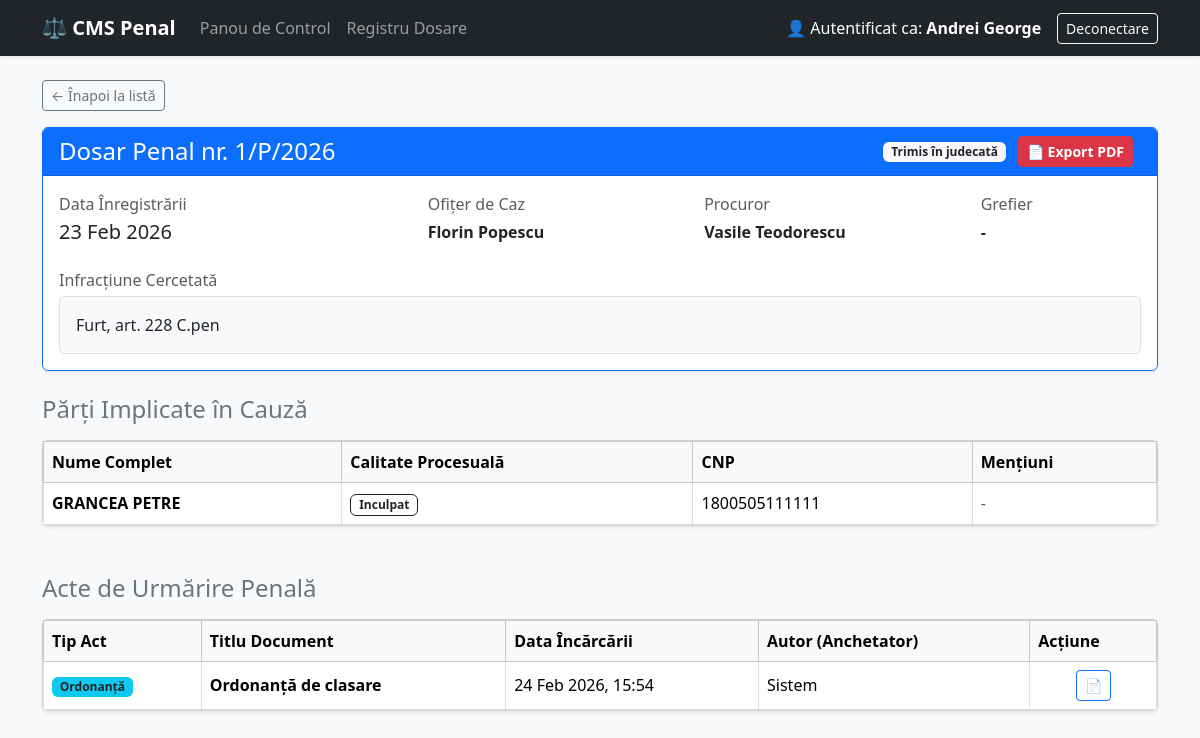
Screenshot of /cases/1/ (signed in) with the database file from the repository.
### accounts/models.py (models this page shows, shortened)
class CustomUser(AbstractUser):
    class Role(models.TextChoices):
        PROCUROR = 'PROCUROR', 'Procuror'
        POLITIST = 'POLITIST', 'Ofițer de Poliție Judiciară'
        GREFIER = 'GREFIER', 'Grefier'
        ADMIN = 'ADMIN', 'Administrator Sistem'
    rol = models.CharField(
        max_length=20,
        choices=Role.choices,
        default=Role.POLITIST,
        help_text="Rolul utilizatorului în sistemul de management al dosarelor."
    )
    grad_profesional = models.CharField(
        max_length=100,
        blank=True,
        null=True,
        help_text="Ex: Inspector principal, Comisar șef"
    )
    unitate = models.CharField(
        max_length=150,
        blank=True,
        null=True,
        help_text="Ex: Parchetul de pe lângă Judecătoria Sector 1 / SIC Brașov"
    )

### cases/models.py (models this page shows, shortened)
class Dosar(models.Model):
    class Stadiu(models.TextChoices):
        IN_LUCRU = 'IN_LUCRU', 'În lucru la Poliție'
        LA_PROCUROR = 'LA_PROCUROR', 'Înaintat la Procuror'
        CLASAT = 'CLASAT', 'Clasat'
        TRIMIS_IN_JUDECATA = 'TRIMIS_IN_JUDECATA', 'Trimis în judecată'
        SUSPENDAT = 'SUSPENDAT', 'Suspendat'
    numar_unic = models.CharField(max_length=50, unique=True, help_text="Ex: 123/P/2026")
    data_inregistrarii = models.DateField(auto_now_add=True) # Se completează automat la creare
    infractiune_cercetata = models.TextField(help_text="Descrierea faptei și încadrarea juridică (ex: Furt calificat, art. 229 C.pen)")
    stadiu = models.CharField(max_length=20, choices=Stadiu.choices, default=Stadiu.IN_LUCRU)
    ofiter_caz = models.ForeignKey(
        settings.AUTH_USER_MODEL,
        on_delete=models.SET_NULL,
        null=True,
        blank=True,
        related_name='dosare_instrumentate'
    )
    procuror_caz = models.ForeignKey(
        settings.AUTH_USER_MODEL,
        on_delete=models.SET_NULL,
        null=True,
        blank=True,
        related_name='dosare_supravegheate'
    )
    grefier_caz = models.ForeignKey(
        settings.AUTH_USER_MODEL,
        on_delete=models.SET_NULL,
        null=True,
        blank=True,
        related_name='dosare_gestionate'
    )
    class Meta:
        verbose_name = "Dosar Penal"
        verbose_name_plural = "Dosare Penale"
        ordering = ['-data_inregistrarii'] # Sortează descrescător după dată
    def are_drepturi_editare(self, utilizator):
        if not utilizator.is_authenticated:
            return False
        if utilizator.is_superuser or utilizator.rol == 'ADMIN':
            return True
        utilizator_id = utilizator.pk
        echipa_dosar_ids = [
            self.ofiter_caz_id,
            self.procuror_caz_id,
            self.grefier_caz_id
        ]
        if utilizator_id in echipa_dosar_ids:
            return True
        return False

class ParteImplicata(models.Model):
    class Calitate(models.TextChoices):
        SUSPECT = 'SUSPECT', 'Suspect'
        INCULPAT = 'INCULPAT', 'Inculpat'
        PARTE_VATAMATA = 'PARTE_VATAMATA', 'Parte Vătămată'
        PARTE_CIVILA = 'PARTE_CIVILA', 'Parte Civilă'
        MARTOR = 'MARTOR', 'Martor'
    dosar = models.ForeignKey(Dosar, on_delete=models.CASCADE, related_name='parti_implicate')
    nume_complet = models.CharField(max_length=150)
    cnp = models.CharField(max_length=13, blank=True, null=True, verbose_name="CNP")
    calitate_procesuala = models.CharField(max_length=20, choices=Calitate.choices)
    mentiuni = models.TextField(blank=True, null=True, help_text="Alte date de contact, antecedente, etc.")
    class Meta:
        verbose_name = "Parte Implicată"
        verbose_name_plural = "Părți Implicate"

### documents/models.py (models this page shows, shortened)
class ActUrmarire(models.Model):
    class TipDocument(models.TextChoices):
        ORDONANTA = 'ORDONANTA', 'Ordonanță'
        REFERAT = 'REFERAT', 'Referat'
        DECLARATIE = 'DECLARATIE', 'Declarație'
        PROCES_VERBAL = 'PROCES_VERBAL', 'Proces-Verbal'
        ALTUL = 'ALTUL', 'Alt tip de act'
    titlu = models.CharField(max_length=255)
    tip = models.CharField(max_length=20, choices=TipDocument.choices, default=TipDocument.ORDONANTA)
    dosar = models.ForeignKey(Dosar, on_delete=models.CASCADE, related_name='documente')
    autor = models.ForeignKey(settings.AUTH_USER_MODEL, on_delete=models.SET_NULL, null=True)
    fisier = models.FileField(upload_to='acte_penale/%Y/%m/')
    data_incarcarii = models.DateTimeField(auto_now_add=True)
    descriere_scurta = models.TextField(blank=True, null=True, help_text="Rezumatul actului (opțional)")
    class Meta:
        verbose_name = "Act de Urmărire Penală"
        verbose_name_plural = "Acte de Urmărire Penală"
        ordering = ['-data_incarcarii']

### cases/views.py (the view, shortened to what this page needs)
# urls.py: path('<int:pk>/', views.detalii_dosar, name='detalii_dosar'),
@login_required
def detalii_dosar(request, pk):
    dosar = get_object_or_404(Dosar, pk=pk)
    poate_edita = dosar.are_drepturi_editare(request.user)
    form_document = DocumentForm()
    form_parte = ParteImplicataForm()
    context = {
            'dosar': dosar,
            'form_document': form_document, # sau cum le-ai numit
            'form_parte': form_parte,
            'poate_edita': poate_edita # <--- VERIFICĂ SĂ AI ACEASTĂ LINIE! Fără ea, HTML-ul crede că e False.
        }
    return render(request, 'cases/detalii_dosar.html', context)

### cases/templates/cases/detalii_dosar.html (shortened to what this page needs)
{% extends 'base.html' %}
{% block content %}
<a href="{% url 'cases:lista_dosare' %}" class="btn btn-outline-secondary btn-sm mb-3">← Înapoi la listă</a>
<div class="card shadow-sm mb-4 border-primary">
    <div class="card-header bg-primary text-white d-flex justify-content-between align-items-center">
        <h4 class="mb-0">Dosar Penal nr. {{ dosar.numar_unic }}</h4>
        <div>
            <span class="badge bg-light text-dark me-2">{{ dosar.get_stadiu_display }}</span>
            <a href="{% url 'cases:generare_pdf_dosar' dosar.pk %}" class="btn btn-sm btn-danger fw-bold me-2">
                📄 Export PDF
            </a>
        </div>
    </div>
    <div class="card-body">
        <div class="row mb-3">
            <div class="col-md-4">
                <p class="mb-1 text-muted">Data Înregistrării</p>
                <h5>{{ dosar.data_inregistrarii|date:"d M Y" }}</h5>
            </div>
            <div class="col-md-3">
                <p class="mb-1 text-muted">Ofițer de Caz</p>
                <strong>
                    {% if dosar.ofiter_caz %}
                        {{ dosar.ofiter_caz.get_full_name|default:dosar.ofiter_caz.username }}
                    {% else %}
                        -
                    {% endif %}
                </strong>
            </div>
            <div class="col-md-3">
                <p class="mb-1 text-muted">Procuror</p>
                <strong>
                    {% if dosar.procuror_caz %}
                        {{ dosar.procuror_caz.get_full_name|default:dosar.procuror_caz.username }}
                    {% else %}
                        -
                    {% endif %}
                </strong>
            </div>
            <div class="col-md-2">
                <p class="mb-1 text-muted">Grefier</p>
                <strong>
                    {% if dosar.grefier_caz %}
                        {{ dosar.grefier_caz.get_full_name|default:dosar.grefier_caz.username }}
                    {% else %}
                        -
                    {% endif %}
                </strong>
            </div>
        </div>
        <div class="row">
            <div class="col-12">
                <p class="mb-1 text-muted">Infracțiune Cercetată</p>
                <div class="p-3 bg-light border rounded">{{ dosar.infractiune_cercetata }}</div>
            </div>
        </div>
    </div>
</div>
<div class="d-flex justify-content-between align-items-center mb-3">
    <h4 class="text-secondary mb-0">Părți Implicate în Cauză</h4>
</div>
<div class="card shadow-sm">
    <div class="card-body p-0">
        <table class="table table-bordered mb-0">
            <thead class="table-light">
                <tr>
                    <th>Nume Complet</th>
                    <th>Calitate Procesuală</th>
                    <th>CNP</th>
                    <th>Mențiuni</th>
                </tr>
            </thead>
            <tbody>
                {% for parte in dosar.parti_implicate.all %}
                    <tr>
                        <td class="align-middle"><strong>{{ parte.nume_complet }}</strong></td>
                        <td class="align-middle"><span class="badge border border-dark text-dark">{{ parte.get_calitate_procesuala_display }}</span></td>
                        <td class="align-middle">{{ parte.cnp|default:"-" }}</td>
                        <td class="text-muted align-middle">{{ parte.mentiuni|default:"-" }}</td>
                    </tr>
                {% empty %}
                    <tr>
                        <td colspan="4" class="text-center py-3">Nicio persoană înregistrată în acest dosar.</td>
                    </tr>
                {% endfor %}
            </tbody>
        </table>
    </div>
</div>
<div class="d-flex justify-content-between align-items-center mb-3 mt-5">
    <h4 class="text-secondary mb-0">Acte de Urmărire Penală</h4>
</div>
<div class="card shadow-sm mb-5">
    <div class="card-body p-0">
        <table class="table table-hover table-bordered mb-0">
            <thead class="table-light">
                <tr>
                    <th>Tip Act</th>
                    <th>Titlu Document</th>
                    <th>Data Încărcării</th>
                    <th>Autor (Anchetator)</th>
                    <th>Acțiune</th>
                </tr>
            </thead>
            <tbody>
                {% for act in dosar.documente.all %}
                    <tr>
                        <td class="align-middle">
                            <span class="badge bg-info text-dark">{{ act.get_tip_display }}</span>
                        </td>
                        <td class="align-middle"><strong>{{ act.titlu }}</strong></td>
                        <td class="align-middle">{{ act.data_incarcarii|date:"d M Y, H:i" }}</td>
                        <td class="align-middle">{{ act.autor.get_full_name|default:"Sistem" }}</td>
                        <td class="align-middle text-center">
                            <div class="btn-group" role="group">
                                {% if act.fisier %}
                                    <a href="{{ act.fisier.url }}" target="_blank" class="btn btn-sm btn-outline-primary" title="Vizualizare">📄</a>
                                {% endif %}
                            </div>
                        </td>
                    </tr>
                {% empty %}
                    <tr>
                        <td colspan="5" class="text-center py-4 text-muted">
                            Niciun document atașat acestui dosar.
                        </td>
                    </tr>
                {% endfor %}
            </tbody>
        </table>
    </div>
</div>
{% endblock %}

### templates/base.html (shortened to what this page needs)
<!DOCTYPE html>
<html lang="ro">
<head>
    <link href="https://cdn.jsdelivr.net/npm/bootstrap@5.3.2/dist/css/bootstrap.min.css" rel="stylesheet">
</head>
<body class="bg-light">
    <nav class="navbar navbar-expand-lg navbar-dark bg-dark mb-4 shadow-sm">
        <div class="container">
            <a class="navbar-brand fw-bold" href="{% url 'cases:lista_dosare' %}">⚖️ CMS Penal</a>
            <div class="collapse navbar-collapse" id="navbarNav">
                {% if user.is_authenticated %}
                    <ul class="navbar-nav me-auto">
                        <li class="nav-item">
                            <a class="nav-link" href="{% url 'cases:dashboard' %}">Panou de Control</a>
                        </li>
                        <li class="nav-item">
                            <a class="nav-link" href="{% url 'cases:lista_dosare' %}">Registru Dosare</a>
                        </li>
                    </ul>
                    <div class="d-flex align-items-center">
                        <span class="navbar-text me-3 text-white">
                            👤 Autentificat ca: <strong>{{ user.get_full_name|default:user.username }}</strong>
                        </span>
                        <form action="{% url 'logout' %}" method="post" class="d-inline">
                            <button type="submit" class="btn btn-sm btn-outline-light">Deconectare</button>
                        </form>
                    </div>
                {% else %}
                    <span class="navbar-text ms-auto text-white">
                        Acces Restricționat
                    </span>
                {% endif %}
            </div>
        </div>
    </nav>
    <div class="container">
        {% block content %}
        {% endblock %}
    </div>
</body>
</html>

### rows the page displays
CustomUser: get_full_name "Andrei George"
Dosar: numar_unic "1/P/2026", stadiu "Trimis în judecată", data_inregistrarii "23 Feb 2026", ofiter_caz.get_full_name "Florin Popescu", procuror_caz.get_full_name "Vasile Teodorescu", infractiune_cercetata "Furt, art. 228 C.pen"
ParteImplicata: nume_complet "GRANCEA PETRE", calitate_procesuala "Inculpat", cnp "1800505111111", mentiuni "-"
ActUrmarire: tip "Ordonanță", titlu "Ordonanță de clasare", data_incarcarii "24 Feb 2026, 15:54", autor.get_full_name "Sistem"
